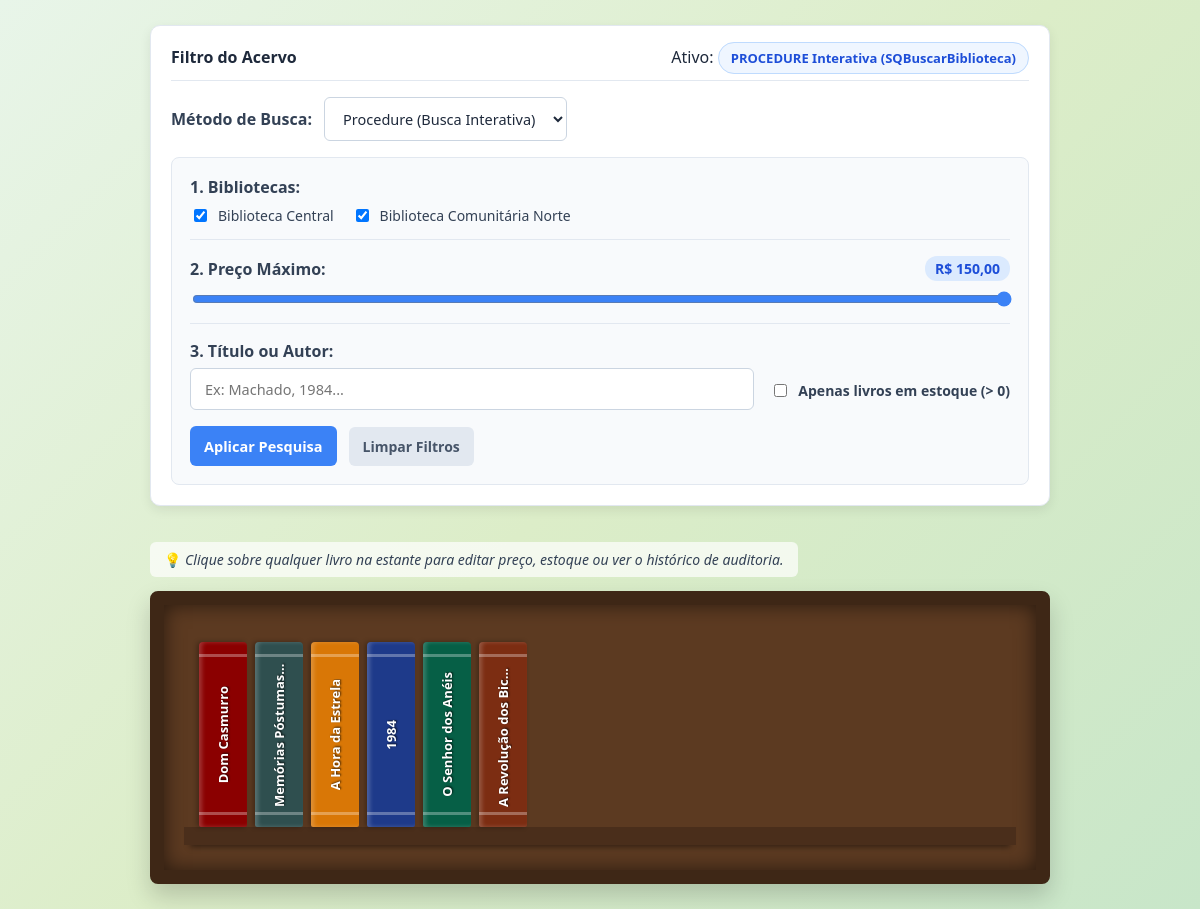
Page /?metodo=procedure on the earlier database version.
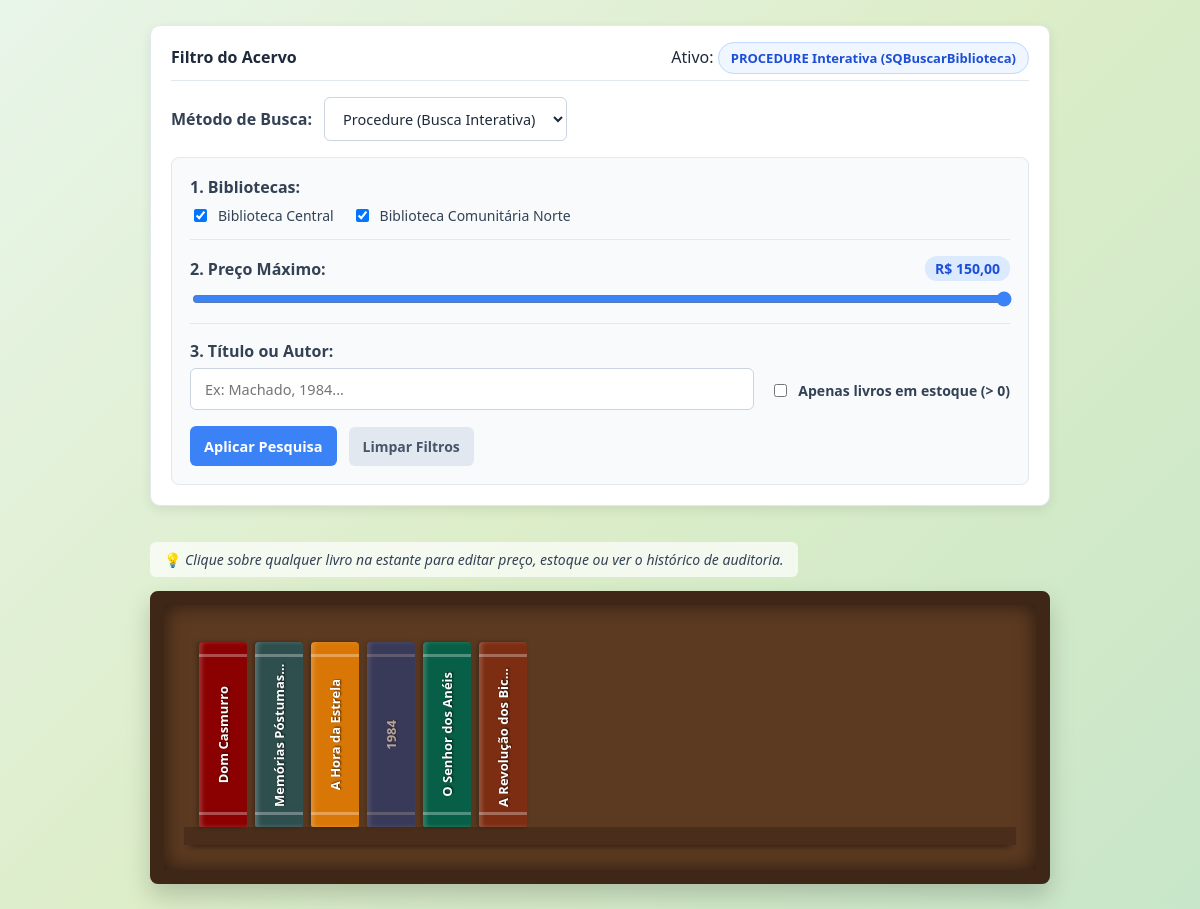
Same page on the later database version.
### tables this page shows
CREATE TABLE biblioteca (
    id INT AUTO_INCREMENT PRIMARY KEY,
    nome VARCHAR(100) NOT NULL,
    endereco VARCHAR(200)
);

CREATE TABLE livro (
    id INT AUTO_INCREMENT PRIMARY KEY,
    titulo VARCHAR(150) NOT NULL,
    cor_capa VARCHAR(7) DEFAULT '#3b82f6',
    preco DECIMAL(10,2) NOT NULL DEFAULT 39.90,
    quantidade INT NOT NULL DEFAULT 1,
    id_autor INT NOT NULL,
    id_biblioteca INT NOT NULL,
    FOREIGN KEY (id_autor) REFERENCES autor(id) ON DELETE CASCADE,
    FOREIGN KEY (id_biblioteca) REFERENCES biblioteca(id) ON DELETE CASCADE
);

### index.php (the view, shortened to what this page needs)
<?php
$pdo = Database::getConnection();
$bibliotecas = $pdo->query("SELECT id, nome FROM biblioteca")->fetchAll();
$metodo = $_GET['metodo'] ?? 'view';
$bibliotecas_selecionadas = $_GET['bibliotecas'] ?? ($metodo === 'procedure' && !isset($_GET['filtro_enviado']) ? array_column($bibliotecas, 'id') : []);
$preco_max = isset($_GET['preco_max']) ? (float)$_GET['preco_max'] : 150.00;
$termo_busca = trim($_GET['termo'] ?? '');
$apenas_estoque = isset($_GET['apenas_estoque']) ? 1 : 0;
$livros = [];
$metodo_utilizado = "";
if ($metodo === 'procedure') {
    $metodo_utilizado = "PROCEDURE Interativa (SQBuscarBiblioteca)";
    if (!empty($bibliotecas_selecionadas) && is_array($bibliotecas_selecionadas)) {
        $stmt = $pdo->prepare("CALL SQBuscarBiblioteca(:id_bib, :preco_max, :termo, :apenas_estoque)");
        foreach ($bibliotecas_selecionadas as $id_bib) {
            $id_int = (int)$id_bib;
            $stmt->bindValue(':id_bib', $id_int, PDO::PARAM_INT);
            $stmt->bindValue(':preco_max', $preco_max);
            $stmt->bindValue(':termo', $termo_busca, PDO::PARAM_STR);
            $stmt->bindValue(':apenas_estoque', $apenas_estoque, PDO::PARAM_INT);
            $stmt->execute();
            $resultados = $stmt->fetchAll();
            $livros = array_merge($livros, $resultados);
        }
    }
} else {
    $stmt = $pdo->query("SELECT * FROM QLivros");
    $livros = $stmt->fetchAll();
    $metodo_utilizado = "VIEW (QLivros)";
}
?>
<!DOCTYPE html>
<html lang="pt-BR">
<head>
    <link rel="stylesheet" href="style.css">
</head>
<body>
<div class="container">
    <div class="controles">
        <div class="topo-controles">
            <strong>Filtro do Acervo</strong>
            <div>
                Ativo: <span class="badge"><?= $metodo_utilizado ?></span>
            </div>
        </div>
        <form method="GET" action="" id="form-filtro" class="form-grupo">
            <div class="linha-campo">
                <label for="metodo"><strong>Método de Busca:</strong></label>
                <select name="metodo" id="metodo" onchange="alternarModoBusca()">
                    <option value="procedure" <?= ($metodo === 'procedure') ? 'selected' : '' ?>>Procedure (Busca Interativa)</option>
                </select>
            </div>
            <div id="painel-procedure" class="painel-procedure <?= ($metodo === 'procedure') ? 'ativo' : '' ?>">
                <div class="bloco-filtro">
                    <strong>1. Bibliotecas:</strong>
                    <div class="checkbox-lista">
                        <?php foreach ($bibliotecas as $bib): ?>
                            <label class="checkbox-item">
                                <input
                                    type="checkbox"
                                    name="bibliotecas[]"
                                    value="<?= $bib['id'] ?>"
                                    onchange="enviarFiltroAuto()"
                                    <?= in_array($bib['id'], $bibliotecas_selecionadas) ? 'checked' : '' ?>
                                >
                                <?= htmlspecialchars($bib['nome']) ?>
                            </label>
                        <?php endforeach; ?>
                    </div>
                </div>
                <div class="bloco-filtro">
                    <div class="slider-header">
                        <label for="preco_max"><strong>2. Preço Máximo:</strong></label>
                        <span id="valor-slider" class="valor-destaque">
                            R$ <?= number_format($preco_max, 2, ',', '.') ?>
                        </span>
                    </div>
                    <input
                        type="range"
                        name="preco_max"
                        id="preco_max"
                        min="10"
                        max="150"
                        step="5"
                        value="<?= $preco_max ?>"
                        oninput="atualizarTextoSlider(this.value)"
                        onchange="enviarFiltroAuto()"
                    >
                </div>
                <div class="bloco-filtro-duplo">
                    <div class="campo-texto">
                        <label for="termo"><strong>3. Título ou Autor:</strong></label>
                        <input
                            type="text"
                            name="termo"
                            id="termo"
                            placeholder="Ex: Machado, 1984..."
                            value="<?= htmlspecialchars($termo_busca) ?>"
                        >
                    </div>
                    <div class="campo-estoque">
                        <label class="checkbox-item">
                            <input
                                type="checkbox"
                                name="apenas_estoque"
                                value="1"
                                onchange="enviarFiltroAuto()"
                                <?= $apenas_estoque ? 'checked' : '' ?>
                            >
                            <strong>Apenas livros em estoque (&gt; 0)</strong>
                        </label>
                    </div>
                </div>
                <div class="linha-acoes-procedure">
                    <button type="submit">Aplicar Pesquisa</button>
                    <a href="?metodo=procedure" class="btn-limpar">Limpar Filtros</a>
                </div>
            </div>
        </form>
    </div>
        <p class="dica-clique">💡 <em>Clique sobre qualquer livro na estante para editar preço, estoque ou ver o histórico de auditoria.</em></p>
    <div class="estante">
        <?php
        $prateleiras = array_chunk($livros, 12);
        if (empty($prateleiras)):
        ?>
            <div class="prateleira">
                <div class="vazio">
                    <?= ($metodo === 'procedure' && empty($bibliotecas_selecionadas))
                        ? 'Marque pelo menos uma biblioteca acima para listar os livros.'
                        : 'Nenhum livro encontrado com os filtros selecionados.' ?>
                </div>
            </div>
        <?php else: ?>
            <?php foreach ($prateleiras as $livros_prateleira): ?>
                <div class="prateleira">
                    <?php foreach ($livros_prateleira as $livro): ?>
                        <?php
                            $preco_unitario = (float)$livro['preco'];
                            $quantidade_estoque = (int)$livro['quantidade'];
                        ?>
                        <div
                            class="livro <?= ($quantidade_estoque === 0) ? 'sem-estoque' : '' ?>"
                            style="background-color: <?= htmlspecialchars($livro['cor_capa']) ?>;"
                            onclick="abrirModalLivro(
                                <?= $livro['livro_id'] ?>,
                                '<?= htmlspecialchars(addslashes($livro['titulo'])) ?>',
                                '<?= htmlspecialchars(addslashes($livro['autor'])) ?>',
                                '<?= number_format($preco_unitario, 2, '.', '') ?>',
                                <?= $quantidade_estoque ?>
                            )"
                        >
                            <span class="livro-titulo"><?= htmlspecialchars($livro['titulo']) ?></span>
                        </div>
                    <?php endforeach; ?>
                </div>
            <?php endforeach; ?>
        <?php endif; ?>
    </div>
</div>
</body>
</html>

### style.css (style rules this page uses)
* { box-sizing: border-box; font-family: 'Segoe UI', Tahoma, Geneva, Verdana, sans-serif; }
body { background: linear-gradient(135deg, #e8f5e9 0%, #dcedc8 50%, #c8e6c9 100%); min-height: 100vh; margin: 0; padding: 25px 20px; color: #334155; }
.container { max-width: 900px; margin: 0 auto; }
.dica-clique { font-size: 14px; color: #334155; background: rgba(255, 255, 255, 0.7); padding: 8px 14px; border-radius: 6px; display: inline-block; margin-bottom: 14px; }
.controles { background: #ffffff; padding: 20px; border-radius: 10px; box-shadow: 0 4px 12px rgba(0, 0, 0, 0.08); border: 1px solid #e2e8f0; margin-bottom: 22px; display: flex; flex-direction: column; gap: 16px; }
.topo-controles { display: flex; justify-content: space-between; align-items: center; flex-wrap: wrap; gap: 10px; border-bottom: 1px solid #e2e8f0; padding-bottom: 12px; color: #1e293b; }
.form-grupo { display: flex; flex-direction: column; align-items: flex-start; gap: 16px; width: 100%; }
.linha-campo { display: flex; align-items: center; gap: 12px; width: 100%; }
select, button, input[type="number"], input[type="text"] { padding: 10px 14px; border-radius: 6px; border: 1px solid #cbd5e1; font-size: 14.5px; }
select, input[type="number"], input[type="text"] { background-color: #ffffff; color: #1e293b; }
select { min-width: 240px; }
button { background-color: #3b82f6; color: white; border: none; cursor: pointer; font-weight: 600; transition: background-color 0.2s ease; }
.painel-procedure { display: none; flex-direction: column; gap: 16px; background: #f8fafc; padding: 18px; border-radius: 8px; border: 1px solid #e2e8f0; width: 100%; }
.painel-procedure.ativo { display: flex; }
.bloco-filtro { display: flex; flex-direction: column; gap: 8px; border-bottom: 1px solid #e2e8f0; padding-bottom: 14px; }
.checkbox-lista { display: flex; flex-wrap: wrap; gap: 18px; }
.checkbox-item { display: flex; align-items: center; gap: 8px; cursor: pointer; font-size: 14px; color: #334155; }
.slider-header { display: flex; justify-content: space-between; align-items: center; }
.valor-destaque { background: #dbeafe; color: #1d4ed8; padding: 3px 10px; border-radius: 12px; font-weight: bold; font-size: 14px; }
input[type="range"] { width: 100%; cursor: pointer; accent-color: #3b82f6; }
.bloco-filtro-duplo { display: flex; flex-wrap: wrap; gap: 16px; align-items: flex-end; }
.campo-texto { display: flex; flex-direction: column; gap: 6px; flex: 1; min-width: 220px; }
.campo-estoque { padding-bottom: 10px; }
.linha-acoes-procedure { display: flex; align-items: center; gap: 12px; }
.btn-limpar { text-decoration: none; color: #475569; background: #e2e8f0; padding: 10px 14px; border-radius: 6px; font-size: 14px; font-weight: 600; }
.badge { background-color: #eff6ff; color: #1d4ed8; padding: 6px 12px; border-radius: 20px; font-size: 13px; font-weight: 600; border: 1px solid #bfdbfe; }
.estante { background-color: #5c3a21; border: 14px solid #3e2716; border-radius: 8px; padding: 20px 20px 0 20px; box-shadow: inset 0 0 20px rgba(0, 0, 0, 0.55), 0 12px 24px rgba(0, 0, 0, 0.18); }
.prateleira { display: flex; align-items: flex-end; gap: 8px; min-height: 220px; padding: 0 15px; border-bottom: 18px solid #4a2e1b; box-shadow: 0 8px 6px -6px rgba(0, 0, 0, 0.45); margin-bottom: 25px; flex-wrap: wrap; }
.livro { width: 48px; height: 185px; border-radius: 4px 4px 2px 2px; color: #ffffff; display: flex; align-items: center; justify-content: center; padding: 10px 4px; cursor: pointer; position: relative; box-shadow: -2px 0 5px rgba(0, 0, 0, 0.3), inset 3px 0 4px rgba(255, 255, 255, 0.2); transition: transform 0.2s ease, box-shadow 0.2s ease; }
.livro.sem-estoque { opacity: 0.55; }
.livro::before, .livro::after { content: ''; position: absolute; left: 0; right: 0; height: 3px; background: rgba(255, 255, 255, 0.3); }
.livro::before { top: 12px; }
.livro::after { bottom: 12px; }
.livro-titulo { writing-mode: vertical-rl; transform: rotate(180deg); font-size: 13px; font-weight: bold; text-align: center; max-height: 145px; overflow: hidden; text-overflow: ellipsis; white-space: nowrap; text-shadow: 1px 1px 2px rgba(0, 0, 0, 0.7); }

Differences in the rows shown:
changed livro (number 4 of 6 on the later page): quantidade 15 → 0 (drawn)
